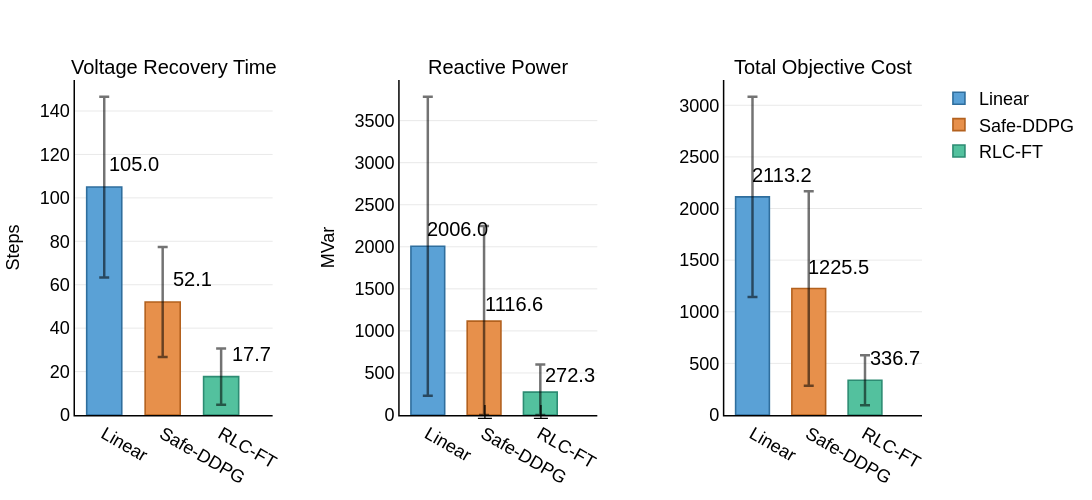

Write notebook code for a chart like this one.
### Code cell
import json
import os

import numpy as np
import plotly.graph_objects as go
from plotly.subplots import make_subplots

# 56-bus style comparison figure, generated from the latest 123-bus simulation results.
methods = ['Linear', 'Safe-DDPG', 'RLC-FT']
metrics = ['Voltage Recovery Time', 'Reactive Power', 'Total Objective Cost']

base_succ_arr = np.asarray(base_succ_list)
safe_succ_arr = np.asarray(safe_succ_list)
rlc_succ_arr = np.asarray(success_list)

data = {
    'Voltage Recovery Time': {
        'means': [
            np.mean(base_succ_arr[:, 1]),
            np.mean(safe_succ_arr[:, 1]),
            np.mean(rlc_succ_arr[:, 1]),
        ],
        'stds': [
            np.std(base_succ_arr[:, 1]),
            np.std(safe_succ_arr[:, 1]),
            np.std(rlc_succ_arr[:, 1]),
        ],
        'unit': 'Steps',
    },
    'Reactive Power': {
        'means': [
            np.mean(base_control_cost),
            np.mean(safe_contorl_cost),
            np.mean(control_cost),
        ],
        'stds': [
            np.std(base_control_cost),
            np.std(safe_contorl_cost),
            np.std(control_cost),
        ],
        'unit': 'MVar',
    },
    'Total Objective Cost': {
        'means': [
            np.mean(base_object_cost),
            np.mean(safe_object_cost),
            np.mean(object_cost),
        ],
        'stds': [
            np.std(base_object_cost),
            np.std(safe_object_cost),
            np.std(object_cost),
        ],
        'unit': '',
    },
}

print("Calculated Statistics:")
truncation_info = []
for metric in metrics:
    print(f"\n{metric}:")
    for i, method in enumerate(methods):
        mean_val = data[metric]['means'][i]
        std_val = data[metric]['stds'][i]
        if mean_val - std_val < 0:
            truncation_info.append(f"{metric} - {method}")
            print(f"  {method}: {mean_val:.2f} +/- {std_val:.2f} (truncated at 0)")
        else:
            print(f"  {method}: {mean_val:.2f} +/- {std_val:.2f}")

colors = {
    'Linear': '#5AA1D6',
    'Safe-DDPG': '#E7904B',
    'RLC-FT': '#53C19E',
}
colors_edge = {
    'Linear': '#2F6E9D',
    'Safe-DDPG': '#B3611E',
    'RLC-FT': '#2D8C73',
}
err_color = 'rgba(0,0,0,0.55)'

fig = make_subplots(
    rows=1,
    cols=3,
    subplot_titles=[metric for metric in metrics],
    horizontal_spacing=0.15,
)

for i, metric in enumerate(metrics):
    means = data[metric]['means']
    stds = data[metric]['stds']

    for j, method in enumerate(methods):
        mean_val = means[j]
        std_val = stds[j]
        is_truncated = (mean_val - std_val) < 0
        error_minus = mean_val if is_truncated else std_val
        error_plus = std_val

        fig.add_trace(
            go.Bar(
                x=[method],
                y=[mean_val],
                error_y=dict(
                    type='data',
                    symmetric=False,
                    array=[error_plus],
                    arrayminus=[error_minus],
                    visible=True,
                    thickness=2.5,
                    width=5,
                    color=err_color,
                ),
                name=method,
                marker_color=colors[method],
                marker_line=dict(width=1.6, color=colors_edge[method]),
                showlegend=(i == 0),
                width=0.6,
            ),
            row=1,
            col=i + 1,
        )

        fig.add_annotation(
            x=method,
            y=mean_val + max(means) * 0.1,
            xshift=30,
            text=f"{mean_val:.1f}",
            showarrow=False,
            font=dict(size=16, color='black'),
            row=1,
            col=i + 1,
        )

        if is_truncated:
            fig.add_annotation(
                x=method,
                y=max(means) * 0.02,
                text="⊥",
                showarrow=False,
                font=dict(size=16, color='red'),
                row=1,
                col=i + 1,
            )

fig.update_layout(
    width=1200,
    height=500,
    font=dict(family="Arial, sans-serif", size=20, color="black"),
    plot_bgcolor='white',
    paper_bgcolor='white',
    legend=dict(
        x=1.02,
        y=1,
        xanchor='left',
        yanchor='top',
        bgcolor='rgba(255,255,255,0.6)',
        bordercolor='rgba(0,0,0,0)',
        font=dict(size=18),
    ),
    margin=dict(l=70, r=140, t=80, b=70),
)

y_axis_titles = [
    data['Voltage Recovery Time']['unit'],
    data['Reactive Power']['unit'],
    data['Total Objective Cost']['unit'],
]

for i in range(1, 4):
    fig.update_xaxes(
        row=1,
        col=i,
        showgrid=False,
        showline=True,
        linewidth=1.5,
        linecolor='black',
        tickfont=dict(size=18),
    )

    fig.update_yaxes(
        row=1,
        col=i,
        title=dict(text=y_axis_titles[i - 1], font=dict(size=18, color='black')),
        showgrid=True,
        gridwidth=0.5,
        gridcolor='lightgray',
        showline=True,
        linewidth=1.5,
        linecolor='black',
        tickfont=dict(size=18),
        rangemode='tozero',
    )

for annotation in fig['layout']['annotations']:
    annotation['font'] = dict(size=20, color='black')

fig.show()

if truncation_info:
    print("\n⊥ Truncation Applied (error bars cut at zero for):")
    for info in truncation_info:
        print(f"  - {info}")
    print("Note: Red ⊥ symbols indicate where error bars were truncated at zero")

print("\n" + "=" * 50)
print("Data Quality Summary:")
for metric in metrics:
    means = data[metric]['means']
    stds = data[metric]['stds']
    print(f"\n{metric}:")
    for j, method in enumerate(methods):
        cv = (stds[j] / means[j]) * 100 if means[j] != 0 else float('nan')
        truncated = "Yes" if (means[j] - stds[j]) < 0 else "No"
        print(f"  {method}: CV={cv:.1f}%, Truncated={truncated}")

output_dir = os.path.join(Config.data_path, "images", "123bus")
os.makedirs(output_dir, exist_ok=True)

fig.write_image(os.path.join(output_dir, "performance_comparison.png"), width=1200, height=500, scale=2)
fig.write_image(os.path.join(output_dir, "performance_comparison.pdf"), width=1200, height=500)
fig.write_image(os.path.join(output_dir, "performance_comparison_5000.png"), width=1200, height=500, scale=2)
fig.write_image(os.path.join(output_dir, "performance_comparison_5000.pdf"), width=1200, height=500)


def _method_summary(method_idx, success_arr, fail_list, entire_list):
    return {
        "success_count": int(len(success_arr)),
        "fail_count": int(len(fail_list)),
        "entire_count": int(len(entire_list)),
        "recovery_mean": float(data['Voltage Recovery Time']['means'][method_idx]),
        "recovery_std": float(data['Voltage Recovery Time']['stds'][method_idx]),
        "control_mean": float(data['Reactive Power']['means'][method_idx]),
        "control_std": float(data['Reactive Power']['stds'][method_idx]),
        "object_mean": float(data['Total Objective Cost']['means'][method_idx]),
        "object_std": float(data['Total Objective Cost']['stds'][method_idx]),
    }


summary = {
    "Linear": _method_summary(0, base_succ_arr, base_fail_list, base_entire_list),
    "Safe-DDPG": _method_summary(1, safe_succ_arr, safe_fail_list, safe_entire_list),
    "RLC-FT": _method_summary(2, rlc_succ_arr, fail_list, entire_list),
}

figure_data = {
    metric: {
        "means": [float(v) for v in data[metric]["means"]],
        "stds": [float(v) for v in data[metric]["stds"]],
        "unit": data[metric]["unit"],
    }
    for metric in metrics
}

stats_path = os.path.join(output_dir, "performance_main_5000_stats.json")
with open(stats_path, "w", encoding="utf-8") as f:
    json.dump(
        {
            "episodes": int(episode_num),
            "step_num": int(step_num),
            "summary": summary,
            "figure_data": figure_data,
            "truncation_info": truncation_info,
        },
        f,
        indent=2,
    )

print(f"Saved 123-bus 5000-scenario stats to {stats_path}")

### Figure 1 — Plotly figure (JSON) as saved in the notebook; plotly's stock layout.template omitted (floating-point values rounded to 4 significant figures)
{"data": [{"error_y": {"array": [41.59], "arrayminus": [41.59], "color": "rgba(0,0,0,0.55)", "symmetric": false, "thickness": 2.5, "type": "data", "visible": true, "width": 5}, "marker": {"color": "#5AA1D6", "line": {"color": "#2F6E9D", "width": 1.6}}, "name": "Linear", "showlegend": true, "type": "bar", "width": 0.6, "x": ["Linear"], "xaxis": "x", "y": [105.0], "yaxis": "y"}, {"error_y": {"array": [25.36], "arrayminus": [25.36], "color": "rgba(0,0,0,0.55)", "symmetric": false, "thickness": 2.5, "type": "data", "visible": true, "width": 5}, "marker": {"color": "#E7904B", "line": {"color": "#B3611E", "width": 1.6}}, "name": "Safe-DDPG", "showlegend": true, "type": "bar", "width": 0.6, "x": ["Safe-DDPG"], "xaxis": "x", "y": [52.07], "yaxis": "y"}, {"error_y": {"array": [12.95], "arrayminus": [12.95], "color": "rgba(0,0,0,0.55)", "symmetric": false, "thickness": 2.5, "type": "data", "visible": true, "width": 5}, "marker": {"color": "#53C19E", "line": {"color": "#2D8C73", "width": 1.6}}, "name": "RLC-FT", "showlegend": true, "type": "bar", "width": 0.6, "x": ["RLC-FT"], "xaxis": "x", "y": [17.68], "yaxis": "y"}, {"error_y": {"array": [1778.0], "arrayminus": [1778.0], "color": "rgba(0,0,0,0.55)", "symmetric": false, "thickness": 2.5, "type": "data", "visible": true, "width": 5}, "marker": {"color": "#5AA1D6", "line": {"color": "#2F6E9D", "width": 1.6}}, "name": "Linear", "showlegend": false, "type": "bar", "width": 0.6, "x": ["Linear"], "xaxis": "x2", "y": [2006.0], "yaxis": "y2"}, {"error_y": {"array": [1131.0], "arrayminus": [1117.0], "color": "rgba(0,0,0,0.55)", "symmetric": false, "thickness": 2.5, "type": "data", "visible": true, "width": 5}, "marker": {"color": "#E7904B", "line": {"color": "#B3611E", "width": 1.6}}, "name": "Safe-DDPG", "showlegend": false, "type": "bar", "width": 0.6, "x": ["Safe-DDPG"], "xaxis": "x2", "y": [1117.0], "yaxis": "y2"}, {"error_y": {"array": [328.1], "arrayminus": [272.3], "color": "rgba(0,0,0,0.55)", "symmetric": false, "thickness": 2.5, "type": "data", "visible": true, "width": 5}, "marker": {"color": "#53C19E", "line": {"color": "#2D8C73", "width": 1.6}}, "name": "RLC-FT", "showlegend": false, "type": "bar", "width": 0.6, "x": ["RLC-FT"], "xaxis": "x2", "y": [272.3], "yaxis": "y2"}, {"error_y": {"array": [969.3], "arrayminus": [969.3], "color": "rgba(0,0,0,0.55)", "symmetric": false, "thickness": 2.5, "type": "data", "visible": true, "width": 5}, "marker": {"color": "#5AA1D6", "line": {"color": "#2F6E9D", "width": 1.6}}, "name": "Linear", "showlegend": false, "type": "bar", "width": 0.6, "x": ["Linear"], "xaxis": "x3", "y": [2113.0], "yaxis": "y3"}, {"error_y": {"array": [942.5], "arrayminus": [942.5], "color": "rgba(0,0,0,0.55)", "symmetric": false, "thickness": 2.5, "type": "data", "visible": true, "width": 5}, "marker": {"color": "#E7904B", "line": {"color": "#B3611E", "width": 1.6}}, "name": "Safe-DDPG", "showlegend": false, "type": "bar", "width": 0.6, "x": ["Safe-DDPG"], "xaxis": "x3", "y": [1225.0], "yaxis": "y3"}, {"error_y": {"array": [242.4], "arrayminus": [242.4], "color": "rgba(0,0,0,0.55)", "symmetric": false, "thickness": 2.5, "type": "data", "visible": true, "width": 5}, "marker": {"color": "#53C19E", "line": {"color": "#2D8C73", "width": 1.6}}, "name": "RLC-FT", "showlegend": false, "type": "bar", "width": 0.6, "x": ["RLC-FT"], "xaxis": "x3", "y": [336.7], "yaxis": "y3"}], "layout": {"annotations": [{"font": {"color": "black", "size": 20}, "showarrow": false, "text": "Voltage Recovery Time", "x": 0.1167, "xanchor": "center", "xref": "paper", "y": 1.0, "yanchor": "bottom", "yref": "paper"}, {"font": {"color": "black", "size": 20}, "showarrow": false, "text": "Reactive Power", "x": 0.5, "xanchor": "center", "xref": "paper", "y": 1.0, "yanchor": "bottom", "yref": "paper"}, {"font": {"color": "black", "size": 20}, "showarrow": false, "text": "Total Objective Cost", "x": 0.8833, "xanchor": "center", "xref": "paper", "y": 1.0, "yanchor": "bottom", "yref": "paper"}, {"font": {"color": "black", "size": 20}, "showarrow": false, "text": "105.0", "x": "Linear", "xref": "x", "xshift": 30, "y": 115.5, "yref": "y"}, {"font": {"color": "black", "size": 20}, "showarrow": false, "text": "52.1", "x": "Safe-DDPG", "xref": "x", "xshift": 30, "y": 62.56, "yref": "y"}, {"font": {"color": "black", "size": 20}, "showarrow": false, "text": "17.7", "x": "RLC-FT", "xref": "x", "xshift": 30, "y": 28.18, "yref": "y"}, {"font": {"color": "black", "size": 20}, "showarrow": false, "text": "2006.0", "x": "Linear", "xref": "x2", "xshift": 30, "y": 2207.0, "yref": "y2"}, {"font": {"color": "black", "size": 20}, "showarrow": false, "text": "1116.6", "x": "Safe-DDPG", "xref": "x2", "xshift": 30, "y": 1317.0, "yref": "y2"}, {"font": {"color": "black", "size": 20}, "showarrow": false, "text": "⊥", "x": "Safe-DDPG", "xref": "x2", "y": 40.12, "yref": "y2"}, {"font": {"color": "black", "size": 20}, "showarrow": false, "text": "272.3", "x": "RLC-FT", "xref": "x2", "xshift": 30, "y": 472.9, "yref": "y2"}, {"font": {"color": "black", "size": 20}, "showarrow": false, "text": "⊥", "x": "RLC-FT", "xref": "x2", "y": 40.12, "yref": "y2"}, {"font": {"color": "black", "size": 20}, "showarrow": false, "text": "2113.2", "x": "Linear", "xref": "x3", "xshift": 30, "y": 2325.0, "yref": "y3"}, {"font": {"color": "black", "size": 20}, "showarrow": false, "text": "1225.5", "x": "Safe-DDPG", "xref": "x3", "xshift": 30, "y": 1437.0, "yref": "y3"}, {"font": {"color": "black", "size": 20}, "showarrow": false, "text": "336.7", "x": "RLC-FT", "xref": "x3", "xshift": 30, "y": 548.1, "yref": "y3"}], "font": {"color": "black", "family": "Arial, sans-serif", "size": 20}, "height": 500, "legend": {"bgcolor": "rgba(255,255,255,0.6)", "bordercolor": "rgba(0,0,0,0)", "font": {"size": 18}, "x": 1.02, "xanchor": "left", "y": 1, "yanchor": "top"}, "margin": {"b": 70, "l": 70, "r": 140, "t": 80}, "paper_bgcolor": "white", "plot_bgcolor": "white", "width": 1200, "xaxis": {"anchor": "y", "domain": [0.0, 0.2333], "linecolor": "black", "linewidth": 1.5, "showgrid": false, "showline": true, "tickfont": {"size": 18}}, "xaxis2": {"anchor": "y2", "domain": [0.3833, 0.6167], "linecolor": "black", "linewidth": 1.5, "showgrid": false, "showline": true, "tickfont": {"size": 18}}, "xaxis3": {"anchor": "y3", "domain": [0.7667, 1.0], "linecolor": "black", "linewidth": 1.5, "showgrid": false, "showline": true, "tickfont": {"size": 18}}, "yaxis": {"anchor": "x", "domain": [0.0, 1.0], "gridcolor": "lightgray", "gridwidth": 0.5, "linecolor": "black", "linewidth": 1.5, "rangemode": "tozero", "showgrid": true, "showline": true, "tickfont": {"size": 18}, "title": {"font": {"color": "black", "size": 18}, "text": "Steps"}}, "yaxis2": {"anchor": "x2", "domain": [0.0, 1.0], "gridcolor": "lightgray", "gridwidth": 0.5, "linecolor": "black", "linewidth": 1.5, "rangemode": "tozero", "showgrid": true, "showline": true, "tickfont": {"size": 18}, "title": {"font": {"color": "black", "size": 18}, "text": "MVar"}}, "yaxis3": {"anchor": "x3", "domain": [0.0, 1.0], "gridcolor": "lightgray", "gridwidth": 0.5, "linecolor": "black", "linewidth": 1.5, "rangemode": "tozero", "showgrid": true, "showline": true, "tickfont": {"size": 18}, "title": {"font": {"color": "black", "size": 18}, "text": ""}}}}
